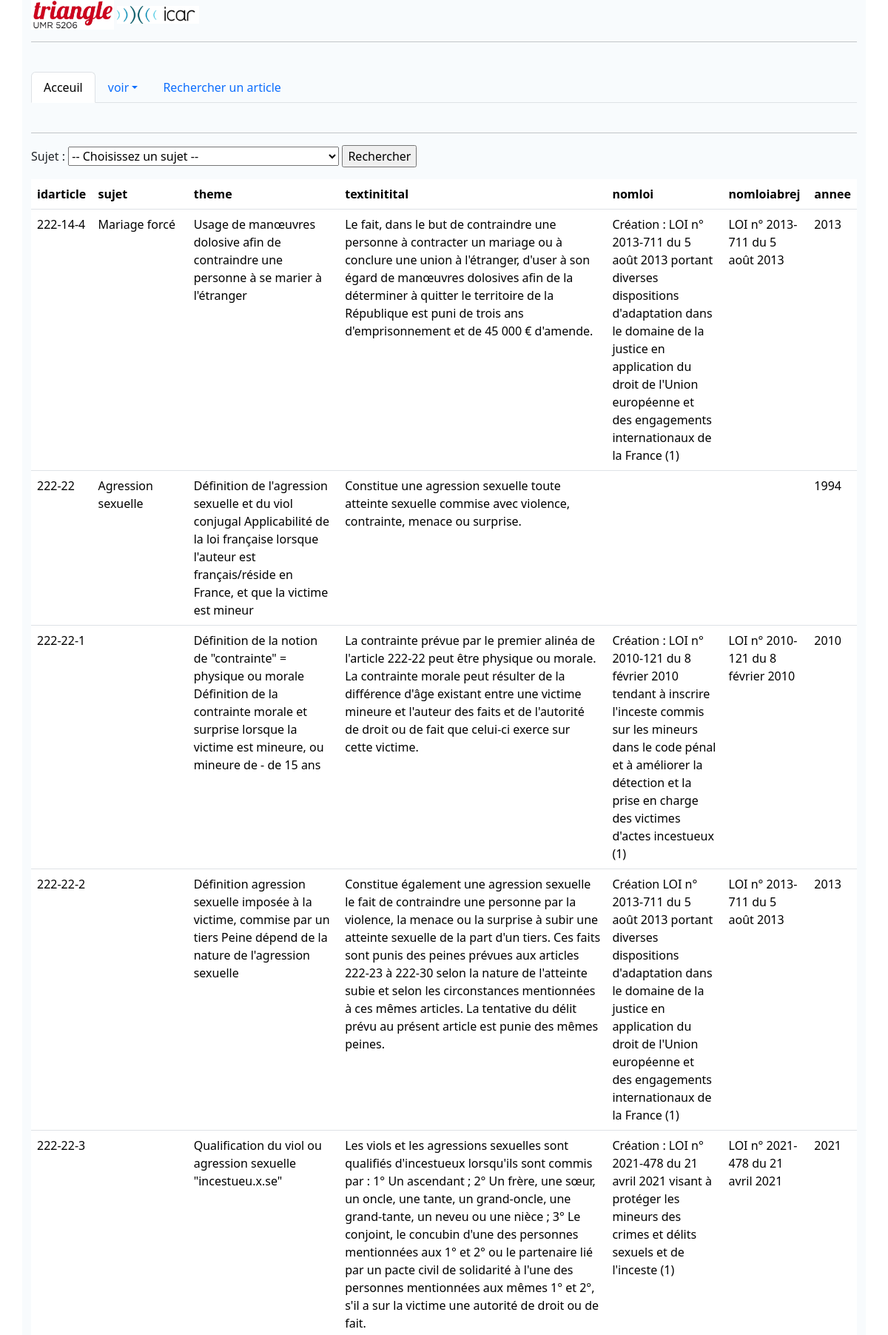
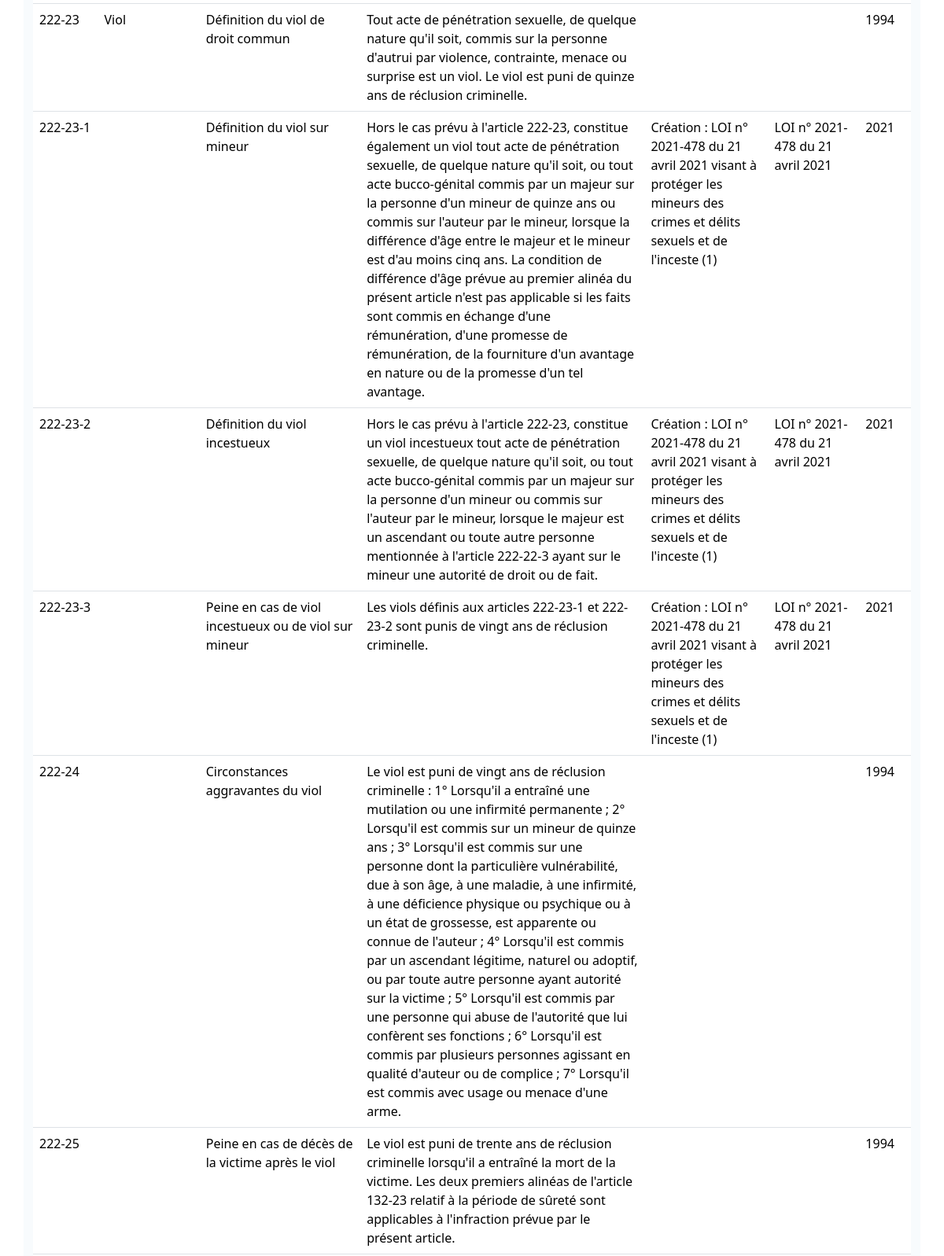
The app's page /articles.php (upper part) with its own data (2 pictures, top to bottom).
### tables this page shows
CREATE TABLE `article` (
  `idarticle` varchar(30) NOT NULL,
  `sujet` text NOT NULL,
  `theme` text NOT NULL,
  `textinitital` text NOT NULL,
  `nomloi` text NOT NULL,
  `nomloiabrej` text NOT NULL,
  `annee` int(11) NOT NULL,
  `localisation` text NOT NULL
);

### articles.php (the view, shortened to what this page needs)
<!doctype html>
<html lang="en">
<head>
    <link href="https://cdn.jsdelivr.net/npm/bootstrap@5.3.7/dist/css/bootstrap.min.css" rel="stylesheet">
    <link href="https://cdn.datatables.net/v/bm/dt-2.3.2/datatables.min.css" rel="stylesheet">
</head>
<body>
    <?php
    $DB_HOST = 'localhost';
    $DB_NAME = 'juridique';
    $DB_USER = 'root';
    $DB_PASS = '';
    $connexion = new \mysqli($DB_HOST, $DB_USER, $DB_PASS, $DB_NAME)
        or die("Erreur de connexion : " . mysqli_error($Connexion));
    if (!empty($_GET['sujet']))
        $sql  = "SELECT * FROM article where sujet = '" . $_GET['sujet'] . "'";
    else
        $sql  = "SELECT * FROM article";
    $result = $connexion->query($sql);
    ?>
</body>
<div class="container" style="background-color: #f8fbfd;">
    <?php include "nav.php" ?>
    <form method="GET">
        <label for="sujet">Sujet :</label>
        <select name="sujet" id="sujet">
            <option value="">-- Choisissez un sujet --</option>
        </select>
        <input type="submit" value="Rechercher">
    </form>
    <table class="table table-striped">
        <table id="mytable" class="table table-hover">
            <thead>
                <tr>
                    <th scope="col">idarticle </th>
                    <th scope="col">sujet</th>
                    <th scope="col">theme</th>
                    <th scope="col">textinitital</th>
                    <th scope="col">nomloi</th>
                    <th scope="col">nomloiabrej</th>
                    <th scope="col"> annee</th>
                </tr>
            </thead>
            <tbody>
                <?php
                while ($row = $result->fetch_array()) {
                    echo '
                <tr>
                <td>' . $row[0] . '</td>
                <td>' . $row[1] . '</td>
                <td>' . $row[2] . '</td>
                <td>' . $row[3] . '</td>
                <td>' . $row[4] . '</td>
                <td>' . $row[5] . '</td>
                <td>' . $row[6] . '</td>
                </tr>';
                }
                ?>
            </tbody>
        </table>
</div>
</html>

### nav.php (shortened to what this page needs)
<img src="images/triangle.jpg" width=10% height=10%>
<img src="images/icar.png" width=10% height=10%><br>
<hr><br>
<ul class="nav nav-tabs">
    <li class="nav-item">
        <a class="nav-link active" aria-current="page" href="index.php">Acceuil</a>
    </li>
    <li class="nav-item dropdown">
        <a class="nav-link dropdown-toggle" data-bs-toggle="dropdown" href="#" role="button" aria-expanded="false">voir</a>
    </li>
    <li class="nav-item">
        <a class="nav-link" href="articlesdetails.php">Rechercher un article </a>
    </li>
</ul>
<br>
<hr>

### records on screen
article: idarticle "222-14-4", sujet "Mariage forcé", theme "Usage de manœuvres dolosive afin de contraindre une personne à se marier à l'étranger", textinitital "Le fait, dans le but de contraindre une personne à contracter un mariage ou à conclure une union à l'étranger, d'user à son égard de manœuvres dolosives afin de la déterminer à quitter le territoire de la République est puni de trois ans d'emprisonnement et de 45 000 € d'amende.", nomloi "Création : LOI n° 2013-711 du 5 août 2013 portant diverses dispositions d'adaptation dans le domaine de la justice en application du droit de l'Union européenne et des engagements internationaux de la France (1)", nomloiabrej "LOI n° 2013-711 du 5 août 2013", annee "2013"
article: idarticle "222-22", sujet "Agression sexuelle", theme "Définition de l'agression sexuelle et du viol conjugal Applicabilité de la loi française lorsque l'auteur est français/réside en France, et que la victime est mineur", textinitital "Constitue une agression sexuelle toute atteinte sexuelle commise avec violence, contrainte, menace ou surprise.", annee "1994"
article: idarticle "222-22-1", theme "Définition de la notion de \"contrainte\" = physique ou morale Définition de la contrainte morale et surprise lorsque la victime est mineure, ou mineure de - de 15 ans", textinitital "La contrainte prévue par le premier alinéa de l'article 222-22 peut être physique ou morale. La contrainte morale peut résulter de la différence d'âge existant entre une victime mineure et l'auteur des faits et de l'autorité de droit ou de fait que celui-ci exerce sur cette victime.", nomloi "Création : LOI n° 2010-121 du 8 février 2010 tendant à inscrire l'inceste commis sur les mineurs dans le code pénal et à améliorer la détection et la prise en charge des victimes d'actes incestueux (1)", nomloiabrej "LOI n° 2010-121 du 8 février 2010", annee "2010"
article: idarticle "222-22-2", theme "Définition agression sexuelle imposée à la victime, commise par un tiers Peine dépend de la nature de l'agression sexuelle", textinitital "Constitue également une agression sexuelle le fait de contraindre une personne par la violence, la menace ou la surprise à subir une atteinte sexuelle de la part d'un tiers. Ces faits sont punis des peines prévues aux articles 222-23 à 222-30 selon la nature de l'atteinte subie et selon les circonstances mentionnées à ces mêmes articles. La tentative du délit prévu au présent article est punie des mêmes peines.", nomloi "Création LOI n° 2013-711 du 5 août 2013 portant diverses dispositions d'adaptation dans le domaine de la justice en application du droit de l'Union européenne et des engagements internationaux de la France (1)", nomloiabrej "LOI n° 2013-711 du 5 août 2013", annee "2013"
article: idarticle "222-22-3", theme "Qualification du viol ou agression sexuelle \"incestueu.x.se\"", textinitital "Les viols et les agressions sexuelles sont qualifiés d'incestueux lorsqu'ils sont commis par : 1° Un ascendant ; 2° Un frère, une sœur, un oncle, une tante, un grand-oncle, une grand-tante, un neveu ou une nièce ; 3° Le conjoint, le concubin d'une des personnes mentionnées aux 1° et 2° ou le partenaire lié par un pacte civil de solidarité à l'une des personnes mentionnées aux mêmes 1° et 2°, s'il a sur la victime une autorité de droit ou de fait.", nomloi "Création : LOI n° 2021-478 du 21 avril 2021 visant à protéger les mineurs des crimes et délits sexuels et de l'inceste (1)", nomloiabrej "LOI n° 2021-478 du 21 avril 2021", annee "2021"
article: idarticle "222-23", sujet "Viol", theme "Définition du viol de droit commun", textinitital "Tout acte de pénétration sexuelle, de quelque nature qu'il soit, commis sur la personne d'autrui par violence, contrainte, menace ou surprise est un viol. Le viol est puni de quinze ans de réclusion criminelle.", annee "1994"
article: idarticle "222-23-1", theme "Définition du viol sur mineur", textinitital "Hors le cas prévu à l'article 222-23, constitue également un viol tout acte de pénétration sexuelle, de quelque nature qu'il soit, ou tout acte bucco-génital commis par un majeur sur la personne d'un mineur de quinze ans ou commis sur l'auteur par le mineur, lorsque la différence d'âge entre le majeur et le mineur est d'au moins cinq ans. La condition de différence d'âge prévue au premier alinéa du présent article n'est pas applicable si les faits sont commis en échange d'une rémunération, d'une promesse de rémunération, de la fourniture d'un avantage en nature ou de la promesse d'un tel avantage.", nomloi "Création : LOI n° 2021-478 du 21 avril 2021 visant à protéger les mineurs des crimes et délits sexuels et de l'inceste (1)", nomloiabrej "LOI n° 2021-478 du 21 avril 2021", annee "2021"
article: idarticle "222-23-2", theme "Définition du viol incestueux", textinitital "Hors le cas prévu à l'article 222-23, constitue un viol incestueux tout acte de pénétration sexuelle, de quelque nature qu'il soit, ou tout acte bucco-génital commis par un majeur sur la personne d'un mineur ou commis sur l'auteur par le mineur, lorsque le majeur est un ascendant ou toute autre personne mentionnée à l'article 222-22-3 ayant sur le mineur une autorité de droit ou de fait.", nomloi "Création : LOI n° 2021-478 du 21 avril 2021 visant à protéger les mineurs des crimes et délits sexuels et de l'inceste (1)", nomloiabrej "LOI n° 2021-478 du 21 avril 2021", annee "2021"
article: idarticle "222-23-3", theme "Peine en cas de viol incestueux ou de viol sur mineur", textinitital "Les viols définis aux articles 222-23-1 et 222-23-2 sont punis de vingt ans de réclusion criminelle.", nomloi "Création : LOI n° 2021-478 du 21 avril 2021 visant à protéger les mineurs des crimes et délits sexuels et de l'inceste (1)", nomloiabrej "LOI n° 2021-478 du 21 avril 2021", annee "2021"
article: idarticle "222-24", theme "Circonstances aggravantes du viol", textinitital "Le viol est puni de vingt ans de réclusion criminelle : 1° Lorsqu'il a entraîné une mutilation ou une infirmité permanente ; 2° Lorsqu'il est commis sur un mineur de quinze ans ; 3° Lorsqu'il est commis sur une personne dont la particulière vulnérabilité, due à son âge, à une maladie, à une infirmité, à une déficience physique ou psychique ou à un état de grossesse, est apparente ou connue de l'auteur ; 4° Lorsqu'il est commis par un ascendant légitime, naturel ou adoptif, ou par toute autre personne ayant autorité sur la victime ; 5° Lorsqu'il est commis par une personne qui abuse de l'autorité que lui confèrent ses fonctions ; 6° Lorsqu'il est commis par plusieurs personnes agissant en…", annee "1994"
article: idarticle "222-25", theme "Peine en cas de décès de la victime après le viol", textinitital "Le viol est puni de trente ans de réclusion criminelle lorsqu'il a entraîné la mort de la victime. Les deux premiers alinéas de l'article 132-23 relatif à la période de sûreté sont applicables à l'infraction prévue par le présent article.", annee "1994"
